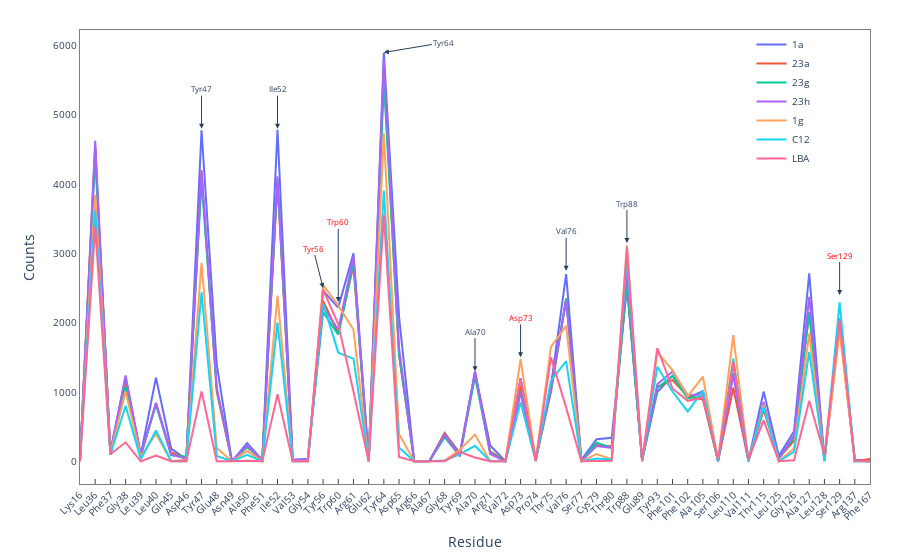

Source (notebook cell):
### Code cell
fig = go.Figure()

for ligand in ['1a','23a', '23g','23h','1g','C12','LBA']:
    fig.add_trace(go.Scatter(x=counts_by_res['wt'].index, y=counts_by_res['wt'][ligand],
                             mode='lines', name=ligand))
title_font = {"size":14}
fig.update_layout(yaxis=dict(title_text="Counts", titlefont=title_font, 
                             showline=True, showgrid=False, linecolor='grey', gridcolor='lightgray',
                             mirror=True),
                  xaxis=dict(title_text="Residue", titlefont=title_font, tickangle=-45,
                            showline=True, showgrid=False, linecolor='gray', gridcolor='lightgray',
                            mirror=True),
                  plot_bgcolor='white',
                  annotations=[dict(x='Trp60', y=2300,
                                    text="Trp60",
                                    showarrow=True,
                                    arrowhead=2,
                                    ax=0,
                                    ay=-80,
                                    font=dict(color='red')),
                               dict(x='Tyr56', y=2500,
                                    text="Tyr56",
                                    showarrow=True,
                                    arrowhead=2,
                                    ax=-10,
                                    ay=-40,
                                    font=dict(color='red')),
                               dict(x='Asp73', y=1500,
                                    text="Asp73",
                                    showarrow=True,
                                    arrowhead=2,
                                    ax=0,
                                    ay=-40,
                                    font=dict(color='red')),
                               dict(x='Ser129', y=2400,
                                    text="Ser129",
                                    showarrow=True,
                                    arrowhead=2,
                                    ax=0,
                                    ay=-40,
                                    font=dict(color='red')),
                               dict(x='Tyr47', y=4800,
                                    text="Tyr47",
                                    showarrow=True,
                                    arrowhead=2,
                                    ax=0,
                                    ay=-40),
                               dict(x='Ile52', y=4800,
                                    text="Ile52",
                                    showarrow=True,
                                    arrowhead=2,
                                    ax=0,
                                    ay=-40),
                               dict(x='Trp88', y=3150,
                                    text="Trp88",
                                    showarrow=True,
                                    arrowhead=2,
                                    ax=0,
                                    ay=-40),
                               dict(x='Ala70', y=1300,
                                    text="Ala70",
                                    showarrow=True,
                                    arrowhead=2,
                                    ax=0,
                                    ay=-40),
                               dict(x='Tyr64', y=5900,
                                    text="Tyr64",
                                    showarrow=True,
                                    arrowhead=2,
                                    ax=60,
                                    ay=-10),
                               dict(x='Val76', y=2750,
                                    text="Val76",
                                    showarrow=True,
                                    arrowhead=2,
                                    ax=0,
                                    ay=-40)
                              ]
                 )
fig.update_annotations(dict(font_size=8))
fig.update_xaxes(ticks="inside",tickfont=dict(size=10))
fig.update_yaxes(tickfont=dict(size=10))
fig.update_layout(legend=dict(x=0.85, y=1.0,font_size=10))
fig.update_layout(margin=dict(l=80, r=30, t=30, b=70))
fig.show()
#fig.write_image("./counts.jpg",width=600, height=450, scale=3)

### Figure 1 — Plotly figure (JSON) as saved in the notebook; plotly's stock layout.template omitted (floating-point values rounded to 4 significant figures)
{"data": [{"mode": "lines", "name": "1a", "type": "scatter", "x": ["Lys16", "Leu36", "Phe37", "Gly38", "Leu39", "Leu40", "Gln45", "Asp46", "Tyr47", "Glu48", "Asn49", "Ala50", "Phe51", "Ile52", "Val53", "Gly54", "Tyr56", "Trp60", "Arg61", "Glu62", "Tyr64", "Asp65", "Arg66", "Ala67", "Gly68", "Tyr69", "Ala70", "Arg71", "Val72", "Asp73", "Pro74", "Thr75", "Val76", "Ser77", "Cys79", "Thr80", "Trp88", "Glu89", "Tyr93", "Phe101", "Phe102", "Ala105", "Ser106", "Leu110", "Val111", "Thr115", "Leu125", "Gly126", "Ala127", "Leu128", "Ser129", "Arg137", "Phe167"], "y": [13, 4440, 148, 1215, 91, 1208, 184, 28, 4777, 1399, 0, 265, 17, 4784, 23, 34, 2461, 2219, 3001, 6, 5897, 2088, 2, 5, 406, 117, 1291, 228, 1, 1198, 27, 1092, 2701, 21, 319, 339, 2543, 25, 1001, 1233, 915, 1012, 3, 1413, 13, 1007, 79, 434, 2714, 1, 2061, 24, 17]}, {"mode": "lines", "name": "23a", "type": "scatter", "x": ["Lys16", "Leu36", "Phe37", "Gly38", "Leu39", "Leu40", "Gln45", "Asp46", "Tyr47", "Glu48", "Asn49", "Ala50", "Phe51", "Ile52", "Val53", "Gly54", "Tyr56", "Trp60", "Arg61", "Glu62", "Tyr64", "Asp65", "Arg66", "Ala67", "Gly68", "Tyr69", "Ala70", "Arg71", "Val72", "Asp73", "Pro74", "Thr75", "Val76", "Ser77", "Cys79", "Thr80", "Trp88", "Glu89", "Tyr93", "Phe101", "Phe102", "Ala105", "Ser106", "Leu110", "Val111", "Thr115", "Leu125", "Gly126", "Ala127", "Leu128", "Ser129", "Arg137", "Phe167"], "y": [4, 4552, 107, 1172, 80, 838, 128, 45, 4163, 1002, 0, 202, 28, 4023, 15, 25, 2313, 1848, 2828, 2, 5636, 1530, 0, 0, 406, 83, 1273, 143, 2, 1087, 30, 1000, 2349, 14, 235, 219, 2555, 19, 1076, 1172, 941, 892, 3, 1062, 2, 742, 45, 300, 2150, 19, 1974, 0, 32]}, {"mode": "lines", "name": "23g", "type": "scatter", "x": ["Lys16", "Leu36", "Phe37", "Gly38", "Leu39", "Leu40", "Gln45", "Asp46", "Tyr47", "Glu48", "Asn49", "Ala50", "Phe51", "Ile52", "Val53", "Gly54", "Tyr56", "Trp60", "Arg61", "Glu62", "Tyr64", "Asp65", "Arg66", "Ala67", "Gly68", "Tyr69", "Ala70", "Arg71", "Val72", "Asp73", "Pro74", "Thr75", "Val76", "Ser77", "Cys79", "Thr80", "Trp88", "Glu89", "Tyr93", "Phe101", "Phe102", "Ala105", "Ser106", "Leu110", "Val111", "Thr115", "Leu125", "Gly126", "Ala127", "Leu128", "Ser129", "Arg137", "Phe167"], "y": [3, 4470, 100, 1081, 83, 817, 87, 68, 4054, 1048, 8, 211, 16, 4078, 8, 27, 2156, 1829, 2863, 1, 5486, 1541, 0, 0, 349, 73, 1221, 123, 0, 1008, 27, 1037, 2350, 1, 270, 194, 2574, 6, 1057, 1232, 912, 930, 1, 1271, 1, 824, 44, 341, 2144, 17, 2004, 2, 0]}, {"mode": "lines", "name": "23h", "type": "scatter", "x": ["Lys16", "Leu36", "Phe37", "Gly38", "Leu39", "Leu40", "Gln45", "Asp46", "Tyr47", "Glu48", "Asn49", "Ala50", "Phe51", "Ile52", "Val53", "Gly54", "Tyr56", "Trp60", "Arg61", "Glu62", "Tyr64", "Asp65", "Arg66", "Ala67", "Gly68", "Tyr69", "Ala70", "Arg71", "Val72", "Asp73", "Pro74", "Thr75", "Val76", "Ser77", "Cys79", "Thr80", "Trp88", "Glu89", "Tyr93", "Phe101", "Phe102", "Ala105", "Ser106", "Leu110", "Val111", "Thr115", "Leu125", "Gly126", "Ala127", "Leu128", "Ser129", "Arg137", "Phe167"], "y": [5, 4627, 110, 1240, 91, 846, 97, 36, 4203, 1062, 6, 230, 9, 4112, 17, 29, 2229, 1899, 2954, 9, 5786, 1637, 0, 0, 382, 72, 1299, 105, 0, 990, 20, 1058, 2317, 0, 220, 194, 2745, 12, 1112, 1296, 951, 968, 2, 1248, 0, 857, 38, 376, 2374, 17, 1974, 5, 0]}, {"mode": "lines", "name": "1g", "type": "scatter", "x": ["Lys16", "Leu36", "Phe37", "Gly38", "Leu39", "Leu40", "Gln45", "Asp46", "Tyr47", "Glu48", "Asn49", "Ala50", "Phe51", "Ile52", "Val53", "Gly54", "Tyr56", "Trp60", "Arg61", "Glu62", "Tyr64", "Asp65", "Arg66", "Ala67", "Gly68", "Tyr69", "Ala70", "Arg71", "Val72", "Asp73", "Pro74", "Thr75", "Val76", "Ser77", "Cys79", "Thr80", "Trp88", "Glu89", "Tyr93", "Phe101", "Phe102", "Ala105", "Ser106", "Leu110", "Val111", "Thr115", "Leu125", "Gly126", "Ala127", "Leu128", "Ser129", "Arg137", "Phe167"], "y": [0, 3846, 106, 1009, 65, 398, 1, 22, 2864, 191, 0, 148, 0, 2392, 0, 1, 2543, 2250, 1899, 0, 4735, 393, 0, 0, 12, 166, 385, 2, 0, 1476, 10, 1650, 1955, 0, 106, 31, 3117, 0, 1575, 1315, 936, 1223, 28, 1820, 5, 816, 5, 186, 1847, 1, 1879, 8, 0]}, {"mode": "lines", "name": "C12", "type": "scatter", "x": ["Lys16", "Leu36", "Phe37", "Gly38", "Leu39", "Leu40", "Gln45", "Asp46", "Tyr47", "Glu48", "Asn49", "Ala50", "Phe51", "Ile52", "Val53", "Gly54", "Tyr56", "Trp60", "Arg61", "Glu62", "Tyr64", "Asp65", "Arg66", "Ala67", "Gly68", "Tyr69", "Ala70", "Arg71", "Val72", "Asp73", "Pro74", "Thr75", "Val76", "Ser77", "Cys79", "Thr80", "Trp88", "Glu89", "Tyr93", "Phe101", "Phe102", "Ala105", "Ser106", "Leu110", "Val111", "Thr115", "Leu125", "Gly126", "Ala127", "Leu128", "Ser129", "Arg137", "Phe167"], "y": [0, 3617, 94, 802, 30, 445, 0, 0, 2438, 76, 0, 93, 0, 2001, 0, 1, 2281, 1568, 1481, 0, 3906, 200, 0, 0, 7, 103, 223, 0, 0, 851, 2, 1164, 1445, 0, 41, 25, 2942, 1, 1366, 1007, 719, 1021, 6, 1481, 10, 779, 0, 136, 1580, 5, 2293, 8, 0]}, {"mode": "lines", "name": "LBA", "type": "scatter", "x": ["Lys16", "Leu36", "Phe37", "Gly38", "Leu39", "Leu40", "Gln45", "Asp46", "Tyr47", "Glu48", "Asn49", "Ala50", "Phe51", "Ile52", "Val53", "Gly54", "Tyr56", "Trp60", "Arg61", "Glu62", "Tyr64", "Asp65", "Arg66", "Ala67", "Gly68", "Tyr69", "Ala70", "Arg71", "Val72", "Asp73", "Pro74", "Thr75", "Val76", "Ser77", "Cys79", "Thr80", "Trp88", "Glu89", "Tyr93", "Phe101", "Phe102", "Ala105", "Ser106", "Leu110", "Val111", "Thr115", "Leu125", "Gly126", "Ala127", "Leu128", "Ser129", "Arg137", "Phe167"], "y": [0, 3389, 102, 274, 0, 82, 0, 0, 1009, 1, 0, 8, 0, 969, 0, 0, 2482, 1978, 1007, 0, 3559, 62, 0, 0, 0, 133, 55, 0, 0, 1193, 1, 1501, 775, 0, 7, 8, 3091, 1, 1635, 1051, 873, 920, 32, 1439, 33, 590, 0, 15, 874, 96, 2035, 12, 0]}], "layout": {"annotations": [{"arrowhead": 2, "ax": 0, "ay": -80, "font": {"color": "red", "size": 8}, "showarrow": true, "text": "Trp60", "x": "Trp60", "y": 2300}, {"arrowhead": 2, "ax": -10, "ay": -40, "font": {"color": "red", "size": 8}, "showarrow": true, "text": "Tyr56", "x": "Tyr56", "y": 2500}, {"arrowhead": 2, "ax": 0, "ay": -40, "font": {"color": "red", "size": 8}, "showarrow": true, "text": "Asp73", "x": "Asp73", "y": 1500}, {"arrowhead": 2, "ax": 0, "ay": -40, "font": {"color": "red", "size": 8}, "showarrow": true, "text": "Ser129", "x": "Ser129", "y": 2400}, {"arrowhead": 2, "ax": 0, "ay": -40, "font": {"size": 8}, "showarrow": true, "text": "Tyr47", "x": "Tyr47", "y": 4800}, {"arrowhead": 2, "ax": 0, "ay": -40, "font": {"size": 8}, "showarrow": true, "text": "Ile52", "x": "Ile52", "y": 4800}, {"arrowhead": 2, "ax": 0, "ay": -40, "font": {"size": 8}, "showarrow": true, "text": "Trp88", "x": "Trp88", "y": 3150}, {"arrowhead": 2, "ax": 0, "ay": -40, "font": {"size": 8}, "showarrow": true, "text": "Ala70", "x": "Ala70", "y": 1300}, {"arrowhead": 2, "ax": 60, "ay": -10, "font": {"size": 8}, "showarrow": true, "text": "Tyr64", "x": "Tyr64", "y": 5900}, {"arrowhead": 2, "ax": 0, "ay": -40, "font": {"size": 8}, "showarrow": true, "text": "Val76", "x": "Val76", "y": 2750}], "legend": {"font": {"size": 10}, "x": 0.85, "y": 1}, "margin": {"b": 70, "l": 80, "r": 30, "t": 30}, "plot_bgcolor": "white", "xaxis": {"gridcolor": "lightgray", "linecolor": "gray", "mirror": true, "showgrid": false, "showline": true, "tickangle": -45, "tickfont": {"size": 10}, "ticks": "inside", "title": {"font": {"size": 14}, "text": "Residue"}}, "yaxis": {"gridcolor": "lightgray", "linecolor": "grey", "mirror": true, "showgrid": false, "showline": true, "tickfont": {"size": 10}, "title": {"font": {"size": 14}, "text": "Counts"}}}}
